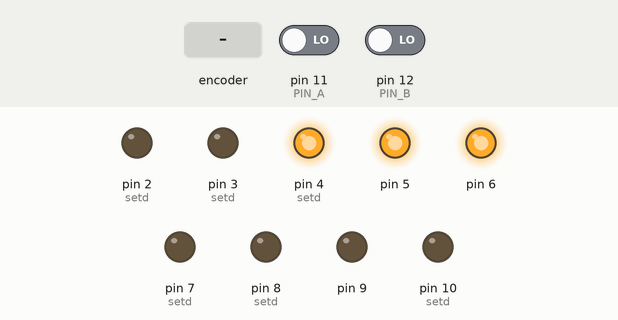
The sketch below on a simulated Arduino Uno, built with avr-gcc and run on an emulated ATmega328P. Parts: output pins drawn as LEDs (lit = HIGH). Inputs (shaded band) come from the test bench; at power-on: pin 11 (PIN_A) LOW, pin 12 (PIN_B) LOW. Pins used as bus, display or sensor lines are not drawn; what the sketch prints to the serial monitor is not drawn.

Above: at 1.2 s.
1.3 s: rotary encoder on pin 11 (PIN_A) / pin 12 (PIN_B) turned 2 steps (second pin leading)
At 3.71 s:
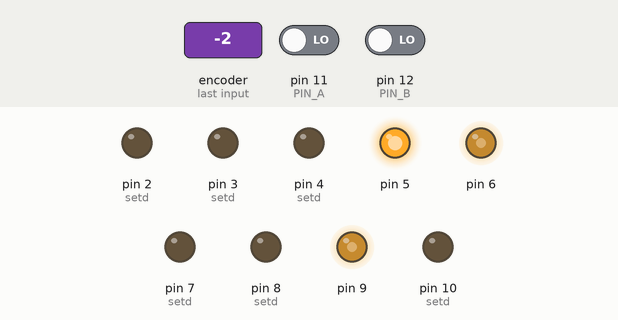
4.3 s: rotary encoder on pin 11 (PIN_A) / pin 12 (PIN_B) turned 3 steps (first pin leading)
At 5.4 s:
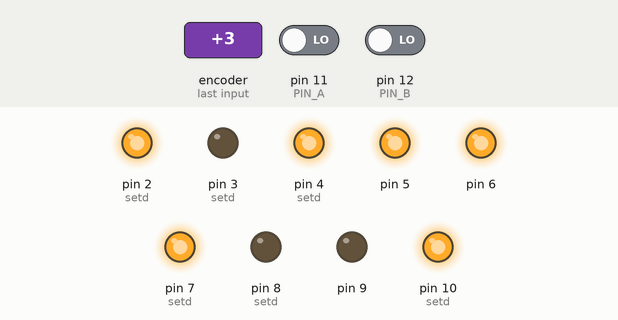
6.4 s: rotary encoder on pin 11 (PIN_A) / pin 12 (PIN_B) turned 1 step (first pin leading)
At 7.7 s:
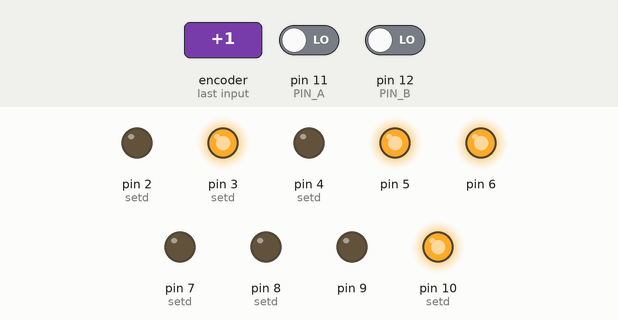
8.1 s: rotary encoder on pin 11 (PIN_A) / pin 12 (PIN_B) turned 1 step (first pin leading)
At 9.2 s:
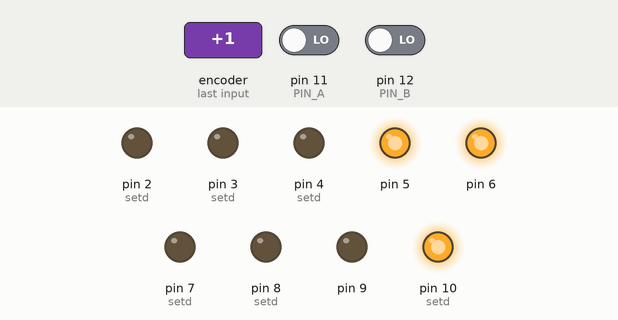
9.8 s: rotary encoder on pin 11 (PIN_A) / pin 12 (PIN_B) turned 1 step (first pin leading)
At 10.5 s:
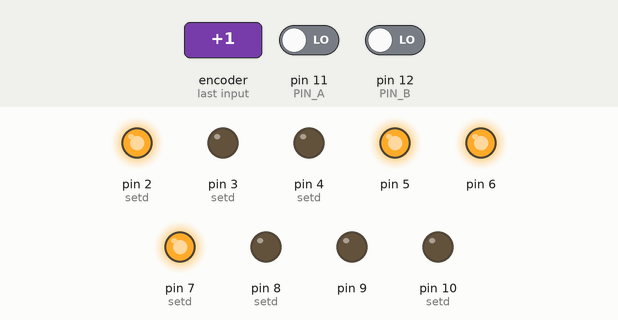
Timing chart, 0 to 12.5 s (numbered marks = the images above; inputs shaded):
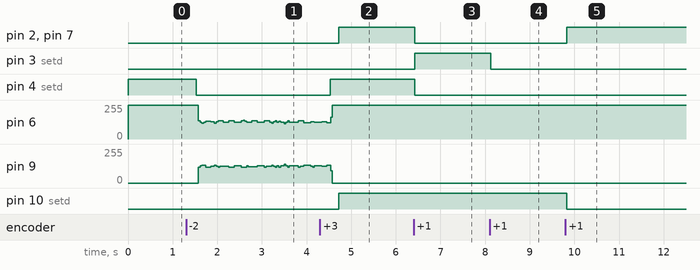

The sketch:

LED_LOGIC.ino
```cpp
#include <Arduino.h>

bool A[2];
bool B[2];
int miniStep;
int tickCount;
long int lastTime = millis();
bool digit=false;

#define PIN_A 11
#define PIN_B 12

void setup() {
    // Initialize LED
    for (int i = 1; i<=10; i++){
        pinMode(i, OUTPUT);
    }
    digitalWrite(5, HIGH); // Disable dot

    // Initialize Encoder
    pinMode(PIN_A, INPUT);
    pinMode(PIN_B, INPUT);
    A[0] = digitalRead(PIN_A);
    B[0] = digitalRead(PIN_B);
    A[1] = digitalRead(PIN_A);
    B[1] = digitalRead(PIN_B);
    miniStep = 0;
    Serial.begin(115200);
}

// infinite loop for real-time operation
void loop() {
    long int Time = millis();
    /*** Rotation Detection ***/
    A[0] = A[1];
    B[0] = B[1];
    A[1] = digitalRead(PIN_A);
    B[1] = digitalRead(PIN_B);
    Serial.println("A B");
    Serial.println(String(A[1])+ " " +String(B[1]));
    if((!A[0]&&!A[1]&&!B[0]&& B[1])||
       (!A[0]&& A[1]&& B[0]&& B[1])||
       ( A[0]&& A[1]&& B[0]&&!B[1])||
         A[0]&&!A[1]&&!B[0]&&!B[1]) { // Turn CW
        miniStep+=1;
        if(miniStep>=4) {
            miniStep = 0;
            tickCount-=1;
            if(tickCount<0) {
                tickCount = 99;
            }
        }
    } else if (!(A[0]==A[1]&&B[0]==B[1])) { // Turn CCW (Except same position,
                                            // the rest condition was turning CCW)
        miniStep-=1;
        if(miniStep <= -4) {
            miniStep = 0;
            tickCount+=1;
            if(tickCount>=100) {
                tickCount = 0;
            }
        }
    }
    /*** Update Screen ***/
    if (Time - lastTime > 1) {  // Refresh latency [ms]
        if (tickCount < 10) {  // If it's a 1 digit number
            snumber(tickCount, 1);
        } else {                // If it's a 2 digit number
            if(digit == false) {// Showing first digit
                snumber(tickCount%10, 1);
            } else {            // Showing second digit
                snumber(int((tickCount-tickCount%10)/10),2);
            }
            digit = !digit;     // Switch the digit to shown
        }
        lastTime = Time;
    }
}

// function for showing a single number
void snumber(int i, int digit) {
    // Profiles for each number
    //                  0               1               2               3               4           5               6               7           8                   9
    int sete[10][10] = {{1,2,3,7,8,10}, {3,8},          {1,2,4,7,8},    {2,3,4,7,8},    {3,4,8,10}, {7,10,4,2,3},   {7,10,4,3,1,2}, {3,7,8},    {1,2,3,4,7,8,10},   {2,3,7,8,4,10}};
    int setd[10][10] = {{4},            {1,2,4,7,10},   {3,10},         {1,10},         {1,2,7},    {1,8},          {8},            {1,2,4,10}, {0},                {1}};
    // Digit
    if (digit == 1) {
        digitalWrite(9, LOW);
        digitalWrite(6, HIGH);
    } else {
        digitalWrite(6, LOW);
        digitalWrite(9, HIGH);
    }
    // Write HIGH digit
    for (int j = 0; j< 10; j++) {
        if(setd[i][j]!=0) {
            digitalWrite(setd[i][j],HIGH);
        }
    }
    // Write LOW digit
    for (int j = 0; j< 10; j++) {
        if(sete[i][j]!=0) {
            digitalWrite(sete[i][j],LOW);
        }
    }
}
```

Measured:
- after the input at 1.3 s, pin 4 (setd): HIGH → LOW after 0.23 s
- after the input at 4.3 s, pin 2 (setd), pin 7 (setd), pin 10 (setd): LOW → HIGH after 0.43 s; pin 4 (setd): LOW → HIGH after 0.23 s
- after the input at 6.4 s, pin 2 (setd), pin 4 (setd), pin 7 (setd): HIGH → LOW at once; pin 3 (setd): LOW → HIGH at once
- after the input at 8.1 s, pin 3 (setd): HIGH → LOW at once
- after the input at 9.8 s, pin 2 (setd), pin 7 (setd): LOW → HIGH at once; pin 10 (setd): HIGH → LOW at once
